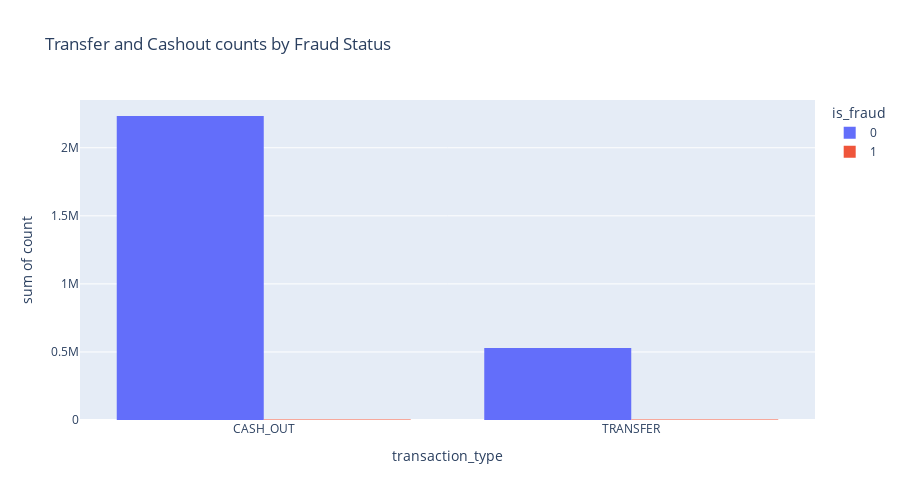

Notebook code cell kept with this figure:
### Code cell
fig5 = px.histogram(fraud_types_only, x="transaction_type", y="count", title="Transfer and Cashout counts by Fraud Status",
             color='is_fraud', barmode='group',
             height=500)
fig5.show()

### Figure 1 — Plotly figure (JSON) as saved in the notebook; plotly's stock layout.template omitted (floating-point values rounded to 4 significant figures)
{"data": [{"alignmentgroup": "True", "bingroup": "x", "histfunc": "sum", "hovertemplate": "is_fraud=0<br>transaction_type=%{x}<br>sum of count=%{y}<extra></extra>", "legendgroup": "0", "marker": {"color": "#636efa", "pattern": {"shape": ""}}, "name": "0", "offsetgroup": "0", "orientation": "v", "showlegend": true, "type": "histogram", "x": ["CASH_OUT", "TRANSFER"], "xaxis": "x", "y": [2233384, 528812], "yaxis": "y"}, {"alignmentgroup": "True", "bingroup": "x", "histfunc": "sum", "hovertemplate": "is_fraud=1<br>transaction_type=%{x}<br>sum of count=%{y}<extra></extra>", "legendgroup": "1", "marker": {"color": "#EF553B", "pattern": {"shape": ""}}, "name": "1", "offsetgroup": "1", "orientation": "v", "showlegend": true, "type": "histogram", "x": ["CASH_OUT", "TRANSFER"], "xaxis": "x", "y": [4116, 4097], "yaxis": "y"}], "layout": {"barmode": "group", "height": 500, "legend": {"title": {"text": "is_fraud"}, "tracegroupgap": 0}, "title": {"text": "Transfer and Cashout counts by Fraud Status"}, "xaxis": {"anchor": "y", "domain": [0, 1], "title": {"text": "transaction_type"}}, "yaxis": {"anchor": "x", "domain": [0, 1], "title": {"text": "sum of count"}}}}
